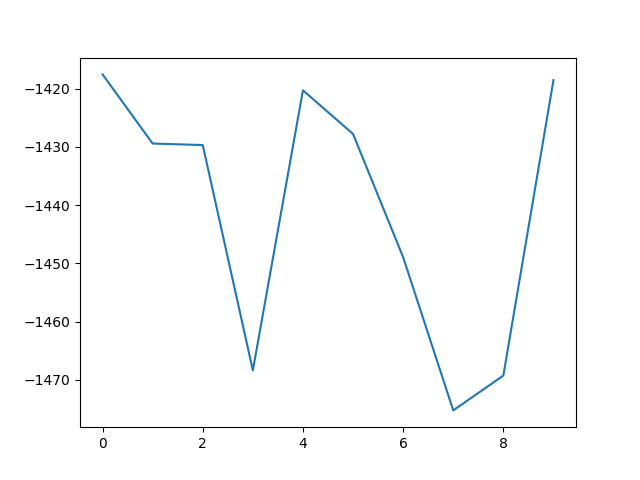

Write the Python code that produced this figure.

import random
import gym
from collections import deque
import numpy as np
import matplotlib.pyplot as plt

import torch
from torch import nn, cat
from torch.utils.data import DataLoader
from torchvision import datasets
from torchvision.transforms import ToTensor

def shape_check(array, shape):
    assert array.shape == shape, \
        'shape error | array.shape ' + str(array.shape) + ' shape: ' + str(shape)

class Actor(nn.Module):
    def __init__(self, state_dim, action_dim, action_bound):
        super(Actor, self).__init__()
        self.action_dim = action_dim
        self.action_bound = action_bound

        self.Flatten = nn.Flatten()
        self.fc = nn.Sequential(
            nn.Linear(3, 64),
            nn.ReLU(),
            nn.Linear(64, 32),
            nn.ReLU(),
            nn.Linear(32, 16),
            nn.ReLU(),
            nn.Linear(16, self.action_dim),
            nn.Tanh()
        )              

    def forward(self, x):
        x = self.Flatten(x)
        x = self.fc(x)
        return x

class Critic(nn.Module):
    def __init__(self, state_dim, action_dim):
        super(Critic, self).__init__()

        self.fc1_state = nn.Linear(3, 32)
        self.relu1_state = nn.ReLU()
        
        self.fc1_action = nn.Linear(1, 32)
        self.relu1_action = nn.ReLU()

        self.fc2 = nn.Linear(64, 32)
        self.relu2 = nn.ReLU()
        self.fc3 = nn.Linear(32, 16)
        self.relu3 = nn.ReLU()
        self.fc4 = nn.Linear(16, 1)

    def forward(self, X):
        x = self.fc1_state(X[0])
        x = self.relu1_state(x)
        a = self.fc1_action(X[1])
        a = self.relu1_action(a)
        h = cat((x, a),1)
        h = self.fc2(h)
        h = self.relu2(h)
        h = self.fc3(h)
        h = self.relu3(h)
        h = self.fc4(h)
        
        return h

class Agent:
    def __init__(self, state_dim, action_dim, action_bound):

        self.device = "cuda" if torch.cuda.is_available() else "cpu"
        print(f"Using {self.device} device")

        self.render = False

        # env parameters
        self.state_dim = state_dim
        self.action_dim = action_dim
        self.action_bound = action_bound

        # hyperparameters
        self.GAMMA = 0.95
        self.Actor_learning_rate = 0.0001
        self.Critic_learning_rate = 0.001
        self.BATCH_SIZE = 32
        self.BUFFER_SIZE = 20000
        self.TAU = 0.001
        self.train_start_limit = 1000

        # ou noise parameters
        self.noise_rho = 0.15
        self.noise_mu = 0
        self.noise_sigma = 0.2
        self.noise_increment = 0.1 # increment: 시간 증분

        # buffer
        self.buffer = deque(maxlen=self.BUFFER_SIZE)

        # model
        self.Actor_model = Actor(self.state_dim, self.action_dim, self.action_bound).to(self.device)
        self.Actor_target_model = Actor(self.state_dim, self.action_dim, self.action_bound).to(self.device)
        self.Critic_model = Critic(self.state_dim, self.action_dim).to(self.device)
        self.Critic_target_model = Critic(self.state_dim, self.action_dim).to(self.device)


        # model optimizer
        self.Actor_optimizer =  torch.optim.Adam(self.Actor_model.parameters(), lr=self.Actor_learning_rate)
        self.Critic_optimizer = torch.optim.Adam(self.Critic_model.parameters(), lr=self.Critic_learning_rate)

        print(
            'ENV INFO | ',
            'state_dim: ', self.state_dim,
            'action_dim: ', self.action_dim,
            'action_bound: ', self.action_bound
        )

    def sample_append(self, state, action, reward, next_state, done):
        self.buffer.append(
            [
                state,
                action,
                reward,
                next_state,
                done
            ]
        )

    def TD_target(self, reward_list, next_state_list, done_list):
        next_action_list = np.array(next_state_list, dtype=np.float32)
        next_state_list = np.array(next_state_list, dtype=np.float32)

        next_action_list = self.Actor_target_model(
            torch.as_tensor(next_state_list, device=self.device)
        )
        next_Q = self.Critic_target_model(
            [
                torch.as_tensor(next_state_list, device=self.device),
                torch.as_tensor(next_action_list, device=self.device)
                
                # next_action_list,
            ]
        )

        reward_list = np.reshape(reward_list, [self.BATCH_SIZE, 1])
        done_list = np.reshape(done_list, [self.BATCH_SIZE, 1])

        next_Q = next_Q.detach().cpu().numpy()
        # target = reward_list + (1 - done_list) * self.GAMMA * next_Q
        
        target = np.asarray(next_Q)
        for i in range(len(next_Q)):
            if done_list[i]:
                target[i] = reward_list[i]
            else: 
                target[i] = reward_list[i] + self.GAMMA * next_Q[i]

        shape_check(next_Q, (self.BATCH_SIZE, 1))
        shape_check(target, (self.BATCH_SIZE, 1))

        return target

    def update_target_networks(self, model, target_model, TAU):
        with torch.no_grad():
            # for i in range(len(model)):
            #     target_model[i].weight = TAU * model[i].weight + (1-TAU) * target_model[i].weight
            for target_param, param in zip(target_model.parameters(), model.parameters()):
                target_param.data.copy_(TAU*param.data + target_param.data*(1.0 - TAU))

    def ou_noise(self, pre_noise):
        nt = np.random.normal(size=self.action_dim)
        noise = pre_noise + self.noise_rho * (self.noise_mu - pre_noise) * self.noise_increment \
             + np.sqrt(self.noise_increment) * self.noise_sigma * nt
        
        return noise

    def get_action(self, state, noise):
        state = np.array(state, dtype=np.float32)
        # print(state)
        action = self.Actor_model(
            torch.as_tensor(
                state, device=self.device
            )
            # torch.tensor(state, device=self.device)
        )
        action = action.detach().cpu().numpy()

        return action + noise

    def actor_train(self, state_list):
        state_list = np.array(state_list, dtype=np.float32)

        self.Actor_model.train()
        action_list = self.Actor_model(
            torch.as_tensor(
                state_list, device=self.device
            )
        )
        # with torch.no_grad():
        Q = self.Critic_model(
            [
                torch.as_tensor(
                    state_list, device=self.device
                ),
                action_list
            ]
        )
        loss = -torch.mean(Q)
        shape_check(action_list, (self.BATCH_SIZE, 1))
        shape_check(Q, (self.BATCH_SIZE, 1))
        # grads = tape.gradient(loss, model_params)
        self.Actor_optimizer.zero_grad()
        loss.backward()
        self.Actor_optimizer.step()
        # self.Actor_optimizer.apply_gradients(zip(grads, model_params))

    def critic_train(self, target_list, state_list, action_list):
        # model_params = self.Critic_model.trainable_variables
        state_list = np.array(state_list, dtype=np.float32)
        action_list = np.array(action_list, dtype=np.float32)
        target_list = torch.tensor(target_list, device=self.device)

        self.Critic_model.train()
        predict_Q = self.Critic_model(
            [
            torch.as_tensor(
                state_list, device=self.device
            ),            
            torch.as_tensor(
                action_list, device=self.device
            )
            ]
        )
        # loss = tf.reduce_mean(tf.square(target_list - predict_Q))
        loss = torch.mean(torch.square(target_list - predict_Q))
        shape_check(predict_Q, (self.BATCH_SIZE, 1))
        shape_check(target_list, (self.BATCH_SIZE, 1))
        # grads = tape.gradient(loss, model_params)
        # self.Critic_optimizer.apply_gradients(zip(grads, model_params))
        self.Critic_optimizer.zero_grad()
        loss.backward()
        self.Critic_optimizer.step()

    def train(self):
        
        batch = random.sample(self.buffer, self.BATCH_SIZE)

        state_list = [sample[0][0] for sample in batch]
        action_list = [sample[1][0] for sample in batch]
        reward_list = [sample[2][0] for sample in batch]
        next_state_list = [sample[3][0] for sample in batch]
        done_list = [sample[4][0] for sample in batch]

        target_list = self.TD_target(reward_list, next_state_list, done_list)

        self.critic_train(target_list, state_list, action_list)
        self.actor_train(state_list)
        
        self.update_target_networks(
            self.Actor_model, 
            self.Actor_target_model, 
            self.TAU
        )
        self.update_target_networks(
            self.Critic_model, 
            self.Critic_target_model, 
            self.TAU
        )

    def saveasONNX(self):
        self.Actor_model.eval()
        self.Critic_model.eval()

        dummy_state = torch.randn(1, 3, device=self.device, requires_grad=True)
        dummy_action = torch.randn(1, 1, device=self.device, requires_grad=True)        
        torch.onnx.export(
            self.Actor_model, 
            dummy_state, 
            "DDPG_actor.onnx", 
            verbose=False,
            input_names= ['input']
            )
        torch.onnx.export(
            self.Critic_model, 
            [dummy_state, dummy_action], 
            "DDPG_critic.onnx", 
            verbose=False
            )         

if __name__ == '__main__':

    # env, agent setting
    env = gym.make('Pendulum-v0')
    state_dim = env.observation_space.shape[0]
    action_dim = env.action_space.shape[0]
    action_bound = env.action_space.high[0]
    agent = Agent(state_dim, action_dim, action_dim)

    # parameters
    score_avg_list = []
    score_avg = 0
    EPISODE = 1

    # EPISODE start
    for e in range(EPISODE):
        # first step
        state = env.reset()
        # state = state[0] # ...?
        state = np.reshape(state, [1, state_dim])

        # parameters initialize
        score, step, done = 0, 0, 0
        noise = np.zeros(action_dim)
        agent.update_target_networks(
            agent.Actor_model, 
            agent.Actor_target_model, 
            1
        )
        agent.update_target_networks(
            agent.Critic_model, 
            agent.Critic_target_model, 
            1
        )

        while not  done:
            step += 1

            if agent.render == True:
                env.render()

            # action, step
            noise = agent.ou_noise(noise)
            action = agent.get_action(state, noise)
            action = np.clip(action, -action_bound, action_bound)
            next_state, reward, done, _ = env.step(action)

            # reward normalize
            norm_reward = (reward + 8.0) / 8

            # reshape dim
            action = np.reshape(action, [1, action_dim])
            next_state = np.reshape(next_state, [1, state_dim])
            norm_reward =  np.reshape(norm_reward, [1, 1])
            done = np.reshape(done, [1, 1])

            # sampling
            agent.sample_append(
                state,
                action,
                norm_reward,
                next_state,
                done
            )

            # train
            if len(agent.buffer) > agent.train_start_limit:
                agent.train()

            # for next_state
            score += reward[0]
            state = next_state

        # score log save
        score_avg = 0.9 * score_avg + 0.1 * score if score_avg != 0 else score
        score_avg_list.append(score_avg)

        print(
            'EPISODE: ', e+1,
            'SCORE: ', round(score, 3),
            'SCORE_AVG: ', round(score_avg, 3)
        )

        # model weights save, plotting
        if (e+1) % 10 == 0:
            # agent.Actor_model.save_weights('DDPG', save_format='tf')
            plt.plot(score_avg_list)
            plt.savefig('./DDPG.png')
            # plt.savefig('./DDPG'+str(e)+'e.png')

    agent.saveasONNX()